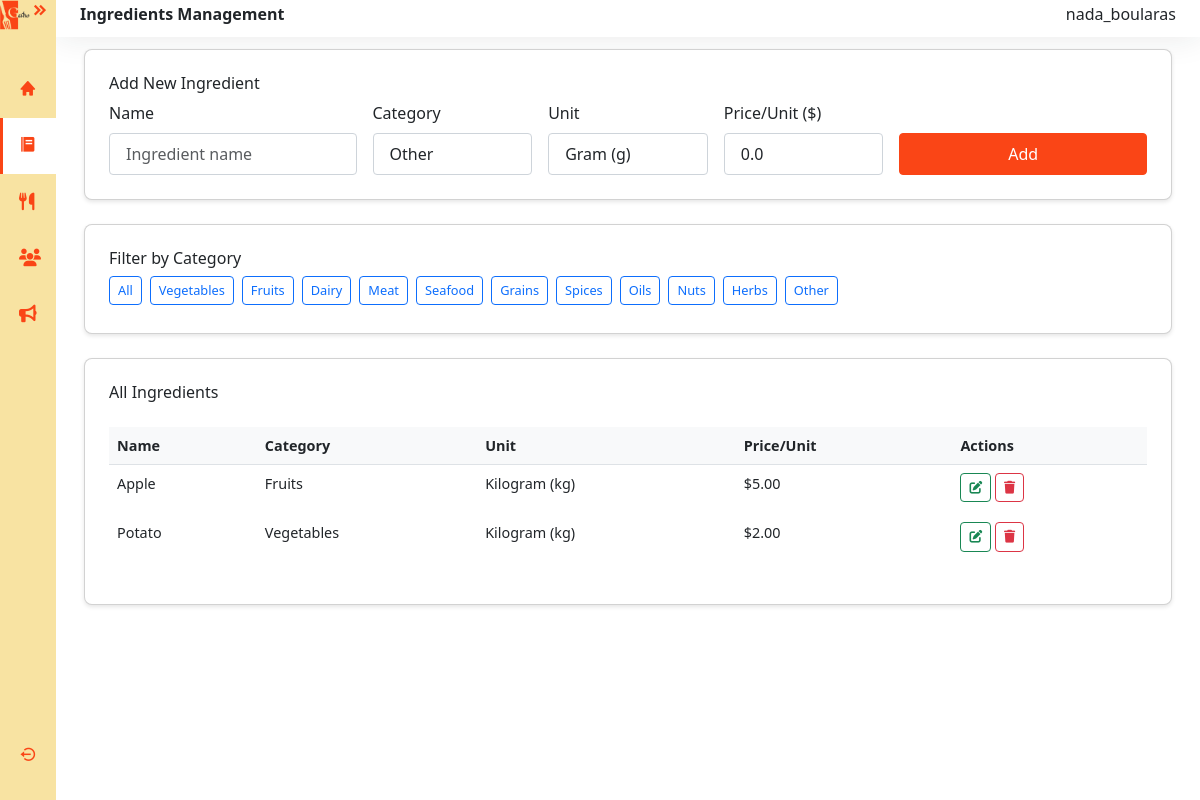
/menu/ingredients/ (signed in), run on the app's committed database.
### restaurant/models.py (models this page shows)
class User(AbstractUser):
    USER_TYPES = (
        ('PDG', 'PDG'),
        ('MANAGER', 'Manager'),
        ('CHEF', 'Chef'),
        ('SERVER', 'Server'),
        ('DELIVERY', 'Delivery Person'),
        ('CLIENT', 'Client'),
        ('SUPPLIER', 'Supplier'),
    )
    user_type = models.CharField(max_length=10, choices=USER_TYPES)
    phone = models.CharField(max_length=20)
    groups = models.ManyToManyField(
        'auth.Group',
        verbose_name='groups',
        blank=True,
        help_text='The groups this user belongs to.',
        related_name="restaurant_user_groups",
        related_query_name="restaurant_user",
    )
    user_permissions = models.ManyToManyField(
        'auth.Permission',
        verbose_name='user permissions',
        blank=True,
        help_text='Specific permissions for this user.',
        related_name="restaurant_user_permissions",
        related_query_name="restaurant_user",
    )

### menu/models.py (models this page shows, shortened)
class Ingredient(models.Model):
    CATEGORY_CHOICES = [
        ('vegetables', 'Vegetables'),
        ('fruits', 'Fruits'),
        ('dairy', 'Dairy'),
        ('meat', 'Meat'),
        ('seafood', 'Seafood'),
        ('grains', 'Grains'),
        ('spices', 'Spices'),
        ('oils', 'Oils'),
        ('nuts', 'Nuts'),
        ('herbs', 'Herbs'),
        ('other', 'Other'),
    ]
    UNIT_CHOICES = [
        ('kg', 'Kilogram (kg)'),
        ('g', 'Gram (g)'),
        ('L', 'Liter (L)'),
        ('ml', 'Milliliter (ml)'),
        ('pc', 'Piece (pc)'),
        ('tsp', 'Teaspoon (tsp)'),
        ('tbsp', 'Tablespoon (tbsp)'),
    ]
    name = models.CharField(max_length=100)
    category = models.CharField(
        max_length=20,
        choices=CATEGORY_CHOICES,
        default='other'
    )
    unit = models.CharField(
        max_length=10,
        choices=UNIT_CHOICES,
        default='g'
    )
    price_per_unit = models.DecimalField(
        max_digits=8,
        decimal_places=2,
        default=0.00
    )

### menu/views.py (the view)
# urls.py: path('ingredients/', views.ingredients_view, name='ingredients'),
@pdg_required
def ingredients_view(request, pk=None):
    ingredients = Ingredient.objects.all().order_by('name')
    ingredient = None
    is_editing = False
    if pk:
        ingredient = get_object_or_404(Ingredient, pk=pk)
        is_editing = True
    if request.method == 'POST':
        form = IngredientForm(request.POST, instance=ingredient)
        if form.is_valid():
            form.save()
            messages.success(request, f"Ingredient {'updated' if is_editing else 'added'} successfully!")
            return redirect('ingredients')
    else:
        form = IngredientForm(instance=ingredient)
    context = {
        'ingredients': ingredients,
        'form': form,
        'is_editing': is_editing,
        'current_ingredient': ingredient,
        'category_choices': Ingredient.CATEGORY_CHOICES
    }
    return render(request, 'pdg/ingredients.html', context)

### menu/forms.py
class IngredientForm(forms.ModelForm):
    class Meta:
        model = Ingredient
        fields = ['name', 'category', 'unit', 'price_per_unit']
        widgets = {
            'name': forms.TextInput(attrs={
                'class': 'form-control',
                'placeholder': 'Ingredient name'
            }),
            'category': forms.Select(attrs={
                'class': 'form-control'
            }),
            'unit': forms.Select(attrs={
                'class': 'form-control'
            }),
            'price_per_unit': forms.NumberInput(attrs={
                'class': 'form-control',
                'placeholder': '0.00',
                'step': '0.01'
            })
        }

### templates/pdg/ingredients.html (shortened to what this page needs)
{% extends 'pdg/base.html' %}
{% load static %}
{% block extra_css %}
<link rel="stylesheet" href="https://cdnjs.cloudflare.com/ajax/libs/twitter-bootstrap/5.3.0/css/bootstrap.min.css">
<link rel="stylesheet" href="https://cdn.datatables.net/2.2.2/css/dataTables.bootstrap5.css">
<link rel="stylesheet" href="{% static 'styles/pdg/employee.css' %}">
<link rel="stylesheet" href="{% static 'styles/pdg/ingredients.css' %}">
{% endblock %}
{% block menu_active %}activate{% endblock %}
{% block content %}
<div class="main bg-white">
  <nav class="navbar navbar-expand bg-basic d-flex justify-content-between">
    <h6 class="fw-bold">Ingredients Management</h6>
    <h6>{{ request.session.display_username }}</h6>
  </nav>
  <main class="content px-3 py-1">
    <div class="container mt-2 mb-4">
      <div class="card mb-4">
        <div class="card-body">
          <h6 class="card-title">
            {% if is_editing %}
              Edit Ingredient: {{ current_ingredient.name }}
            {% else %}
              Add New Ingredient
            {% endif %}
          </h6>
          <form method="post" class="row g-3 align-items-end">
            <div class="col-md-3">
              <label class="form-label">Name</label>
              {{ form.name }}
            </div>
            <div class="col-md-2">
              <label class="form-label">Category</label>
              {{ form.category }}
            </div>
            <div class="col-md-2">
              <label class="form-label">Unit</label>
              {{ form.unit }}
            </div>
            <div class="col-md-2">
              <label class="form-label">Price/Unit ($)</label>
              {{ form.price_per_unit }}
            </div>
            <div class="col-md-3 d-flex gap-2">
              <button type="submit" class="btn btn1 flex-grow-1">
                {% if is_editing %}Update{% else %}Add{% endif %}
              </button>
            </div>
          </form>
        </div>
      </div>
      <div class="card mb-4">
        <div class="card-body">
          <h6 class="card-title">Filter by Category</h6>
          <div class="d-flex flex-wrap gap-2">
            <a href="?category=all" class="btn btn-sm btn-outline-primary">All</a>
            {% for value, label in category_choices %}
              <a href="?category={{ value }}" class="btn btn-sm btn-outline-primary">{{ label }}</a>
            {% endfor %}
          </div>
        </div>
      </div>
      <div class="card">
        <div class="card-body">
          <div class="d-flex justify-content-between mb-3">
            <h6>All Ingredients</h6>
          </div>
          <div class="table-responsive">
            <table id="example" class="table table-hover">
              <thead>
                <tr>
                  <th>Name</th>
                  <th>Category</th>
                  <th>Unit</th>
                  <th>Price/Unit</th>
                  <th>Actions</th>
                </tr>
              </thead>
              <tbody>
                {% for ing in ingredients %}
                <tr class="{% if is_editing and current_ingredient.id == ing.id %}table-active{% endif %}">
                  <td>{{ ing.name }}</td>
                  <td>{{ ing.get_category_display }}</td>
                  <td>{{ ing.get_unit_display }}</td>
                  <td>${{ ing.price_per_unit }}</td>
                  <td>
                    <a href="{% url 'ingredients' ing.id %}" class="btn btn-sm btn-outline-success">
                      <i class="fas fa-edit"></i>
                    </a>
                    <a href="{% url 'delete_ingredient' ing.id %}" class="btn btn-sm btn-outline-danger">
                      <i class="fas fa-trash"></i>
                    </a>
                  </td>
                </tr>
                {% empty %}
                <tr>
                  <td colspan="5" class="text-center">No ingredients found</td>
                </tr>
                {% endfor %}
              </tbody>
            </table>
          </div>
        </div>
      </div>
    </div>
  </main>
</div>
{% endblock %}

### static/styles/pdg/base.css (style rules this page uses)
:root { --mainColor:#FA4516; --secondColor:#F8E3A2; }
.main { display: flex; flex-direction: column; min-height: 100vh; width: 100%; overflow: hidden; transition: all 0.25s ease-in-out; background-color: rgb(255, 255, 255); margin-left: 3.5rem; padding:0rem; }

### static/styles/pdg/employee.css (style rules this page uses)
:root { --mainColor:#FA4516; --secondColor:#F8E3A2; }
.navbar { background-color: white; box-shadow:0 0 2rem 0 rgba(33, 37,41 , .1) ; padding: 0.3rem 1.5rem; }
td { border: 0; }
td a { text-decoration: none; }
h6 { transition: color 0.3s; cursor: pointer; }

### static/styles/pdg/ingredients.css (style rules this page uses)
.card { border-radius: 8px; box-shadow: 0 2px 4px rgba(0,0,0,0.1); }
.card-body { padding: 1.5rem; }
.form-label { font-weight: 500; margin-bottom: 0.5rem; display: block; }
.form-control { height: calc(1.5em + 1rem + 2px); padding: 0.5rem 1rem; border-radius: 4px; border: 1px solid #ced4da; width: 100%; }
.btn { padding: 0.5rem 1rem; border-radius: 4px; font-weight: 500; transition: all 0.2s; }
.btn1 { background-color: var(--mainColor); border-color: var(--mainColor); color: white; }
.btn-sm { padding: 0.25rem 0.5rem; font-size: 0.8rem; margin-bottom: 0.25rem; }
.table { font-size: 0.9rem; }
.table th { font-weight: 600; background-color: #f8f9fa; }

### data on the page
User: session.display_username "nada_boularas"
Ingredient: name "Apple", category "Fruits", unit "Kilogram (kg)", price_per_unit "5.00"
Ingredient: name "Potato", category "Vegetables", unit "Kilogram (kg)", price_per_unit "2.00"

### other printed values
{{ label }} "Vegetables" "Fruits" "Dairy" "Meat" "Seafood" "Grains" "Spices" "Oils" "Nuts" "Herbs" "Other"
